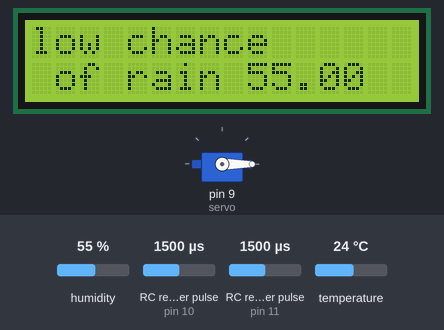
A sketch run on a simulated Arduino Uno, built with avr-gcc and run on an emulated ATmega328P. Shown: servo, 16×2 character LCD. Wiring (inferred from the names in the program): DHT11 sensor: data pin 4; 2 × RC receiver channel: data pin 10 / data pin 11. The inputs (shaded band) are chosen by the test bench; at power-on: humidity 55 %, RC receiver pulse (sensors on pin 10, pin 11) 1500 µs, temperature 24 °C. What the sketch prints to the serial monitor is not drawn.

Above: at 9.3 s.
9.4 s: humidity set to 59 %
At 10.3 s:
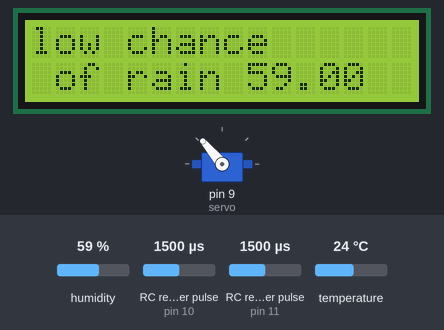
11.4 s: humidity set to 62 %
At 14.1 s:
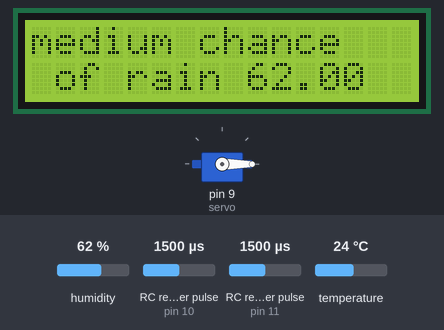
16.2 s: humidity set to 88 %
At 18.1 s:
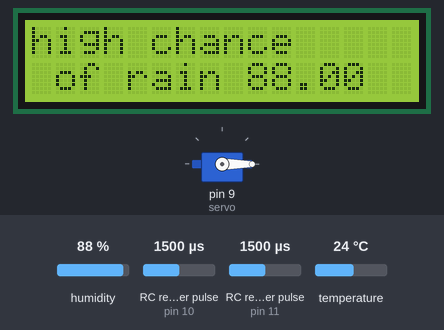
20.6 s: RC receiver pulse (sensor on pin 10) set to 1316 µs
22.1 s: RC receiver pulse (sensor on pin 10) set to 1297 µs
At 23.1 s:
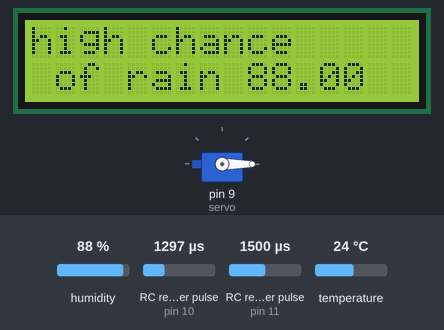
23.6 s: RC receiver pulse (sensor on pin 10) set to 1500 µs
At 24.3 s:
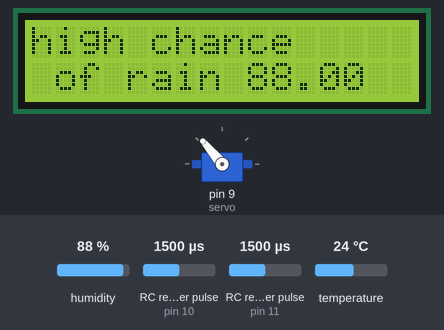
Timing chart, 0 to 29.4 s (numbered marks = the images above; inputs shaded):
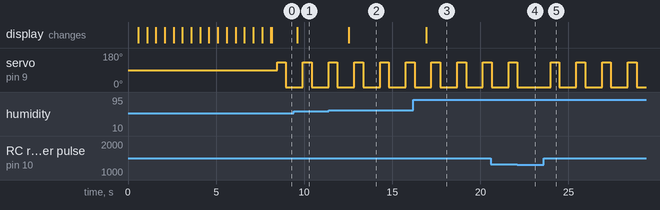

The sketch:

New_Text_Document_ino.ino
```cpp
#include <LiquidCrystal_I2C.h>
LiquidCrystal_I2C lcd(0X27,16,2);

#include <Servo.h>

#include <dht.h>

dht DHT;

#define DHT11_PIN 4

Servo servo;

// Define Input Connections

#define CH5 10
#define CH6 11

// Integers to represent values from sticks and pots

int ch5Value;

// Boolean to represent switch value
bool ch6Value;

// Read the number of a specified channel and convert to the range provided.
// If the channel is off, return the default value
int readChannel(int channelInput, int minLimit, int maxLimit, int defaultValue){
  int ch = pulseIn(channelInput, HIGH, 30000);
  if (ch < 100) return defaultValue;
  return map(ch, 1000, 2000, minLimit, maxLimit);
}

// Read the switch channel and return a boolean value
bool readSwitch(byte channelInput, bool defaultValue){
  int intDefaultValue = (defaultValue)? 100: 0;
  int ch = readChannel(channelInput, 0, 100, intDefaultValue);
  return (ch > 50);
}

void setup(){
  // Set up serial monitor
  Serial.begin(115200);
  servo.attach(9);
  lcd.init();
  lcd.backlight();
  lcd.setCursor(1,0);
  lcd.print("starting drone");
  for(int i=0;i<16;i++){
    lcd.setCursor(i,1);
    lcd.print('.');
    delay(500);
  }
  lcd.clear();

  // Set all pins as inputs

  pinMode(CH5, INPUT);
  pinMode(CH6, INPUT);
}


void loop() {

   // READ DATA
  int chk = DHT.read11(DHT11_PIN);
  Serial.println(DHT.humidity, 1);


  // Get values for each channel


if (DHT.humidity > 70) {
  Serial.println("High chance of rain");
  Serial.println(DHT.humidity);
   lcd.clear();
   lcd.setCursor(0,0);
   lcd.print("high chance ");
   lcd.setCursor(1,1);
   lcd.print("of rain ");
   lcd.print(DHT.humidity);
   delay(200);
   }
   else if (DHT.humidity > 60 && DHT.humidity<70 ) {

   Serial.println("medium chance of rain");
   Serial.println(DHT.humidity);
   lcd.clear();
   lcd.setCursor(0,0);
   lcd.print("medium chance ");
   lcd.setCursor(1,1);
   lcd.print("of rain ");
   lcd.print(DHT.humidity);

   delay(200);


   }

   else {
   Serial.println("Clean Weather");
   Serial.println(DHT.humidity);
   lcd.clear();
   lcd.setCursor(0,0);
   lcd.print("low chance ");
   lcd.setCursor(1,1);
   lcd.print("of rain ");
   lcd.print(DHT.humidity);
   delay(200);

   }


  ch5Value = readChannel(CH5, 100, 0, -100);
  ch6Value = readSwitch(CH6, false);

  // Print to Serial Monitor

  Serial.print(" | Ch5: ");
  Serial.print(ch5Value);
  Serial.print(" | Ch6: ");
  Serial.println(ch6Value);

  delay(100);

  if(ch5Value<70)
  {
    servo.write(130);
    delay(500);
    servo.write(0);
    delay(500);
  }
  else{
    servo.write(0);
  }
  delay(100);
}
```

Measured:
- the behaviour switches between 60 and 61 % on humidity (found by bisection; images 1 and 2)
- the behaviour switches between 1309 and 1308 µs on RC receiver pulse (sensor on pin 10) (found by bisection; images 3 and 4)
- after the input at 9.4 s, the display: changes after 0.21 s (image 1)
- after the input at 11.4 s, the display: changes after 1.1 s (image 2)
- after the input at 16.2 s, the display: changes after 0.71 s (image 3)
- after the input at 22.1 s, servo on pin 9 (servo): goes on until 22.1 s, then stays 0°
- after the input at 23.6 s, servo on pin 9 (servo): alternates 130° for 0.50 s and 0° for 0.96 s, starting after 0.38 s
- by itself, servo on pin 9 (servo): alternates 130° for 0.50 s and 0° for 0.96 s
